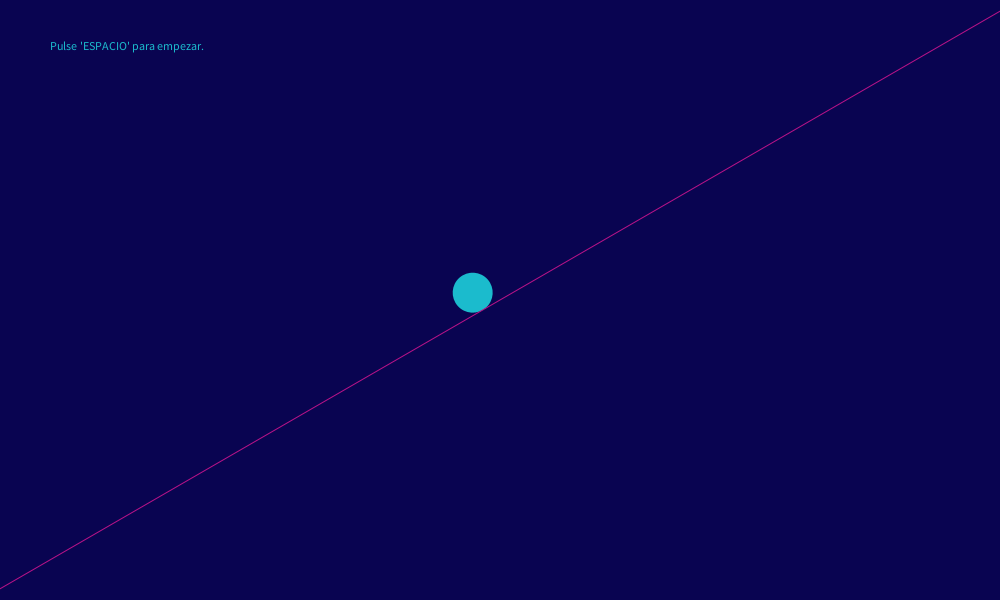
Frame 1 (no input)
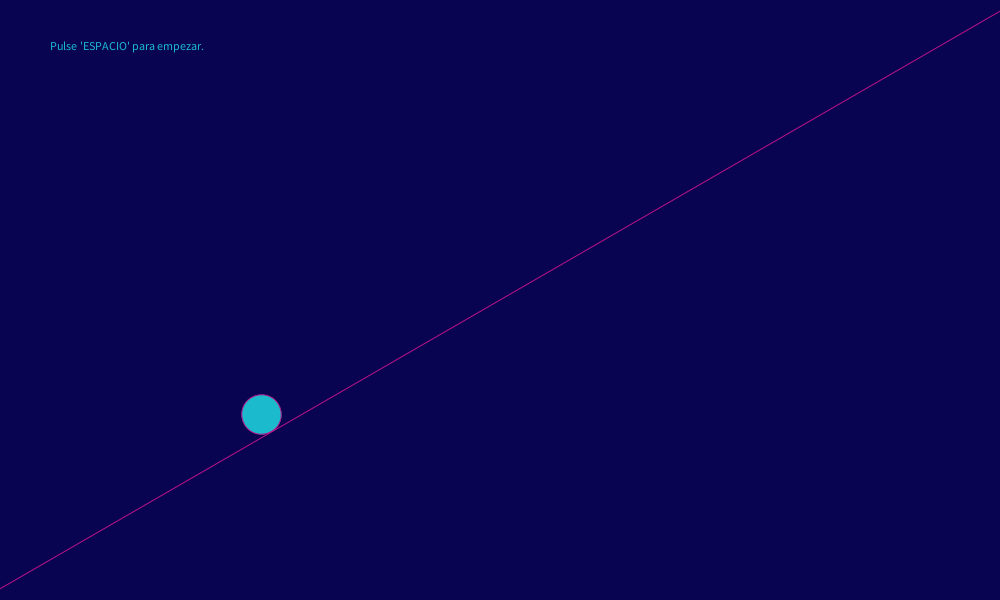
Frame 60 (the mouse pressed at the canvas centre just before this capture)
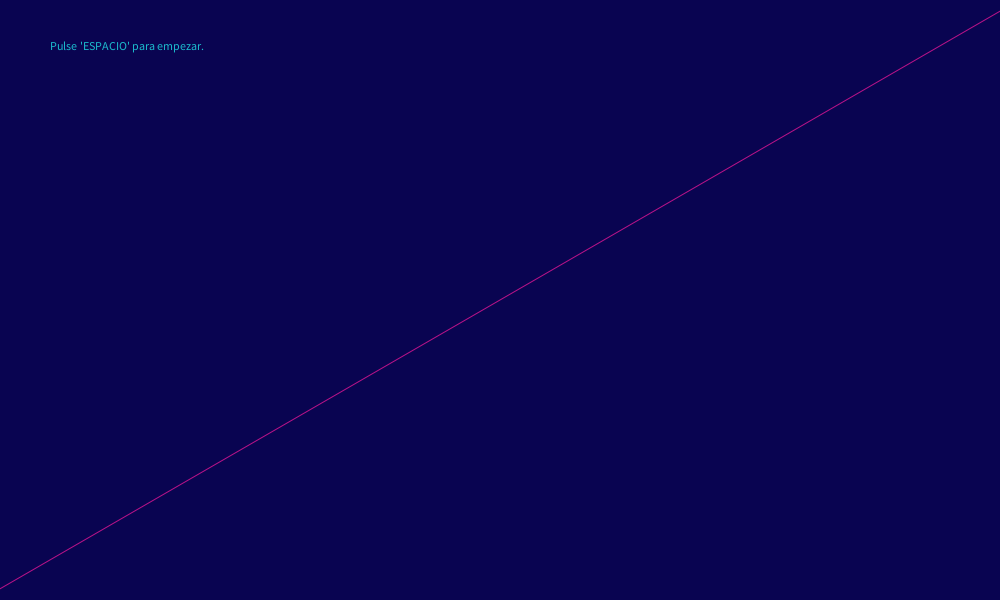
Frame 120 (the mouse held since frame 60 and released just before this capture)

The Processing sketch that drew these frames (run headless with seeded random() and noise(); from frame 60 on, the mouse is pressed at the canvas centre):

// Processing sketch: processing_150717
// ── processing_150717.pde

//Plano inclinado - Alina Honhala

//Fuerzas
PVector ftang = new PVector(0,0);
PVector froz = new PVector(0,0);
PVector ftotal = new PVector(0,0);

//EULER
PVector v_eu = new PVector(0,0);
PVector p_eu= new PVector(0,0);
//HEUN
PVector v_heun = new PVector(0,0);
PVector v_heun2 = new PVector(0,0);
PVector p_heun= new PVector(0,0);
//RK2
PVector v_rk = new PVector(0,0);
PVector v_rkm = new PVector(0,0);
PVector p_rk = new PVector(0,0);

//Gravedad, masa de las bolas, diferencial de tiempo
//Cte rozamiento, angulo del plano, aceleraciÃ�Â³n
float dt=0.2;
float m=1.0;
float deg=radians(30);
float K=0.1;
float g=-9.8;
PVector acel = new PVector(0,0);

PVector vinit= new PVector(0,0);

void setup()
{
    size(1000,600);
    noStroke();
    smooth();
}

void calcFuerzas()
{
    //F = m*g*sin(angulo) -> Fuerza tangencial
    float modulo_ftang=m*g*sin(deg);
    ftang.x=modulo_ftang * cos(deg);
    ftang.y=modulo_ftang * sin(deg);

    //F = Ã¢ï¿½ï¿½k*v -> Fuerza de rozamiento
    froz.x= (-K) * vinit.x;
    froz.y= (-K) * vinit.y;
  
    //F.total
    ftotal.x = ftang.x + froz.x;
    ftotal.y = ftang.y + froz.y;
  
    //F = m * a | Calculamos la aceleraciÃ�Â³n
    acel.x = ftotal.x / m;
    acel.y = ftotal.y / m;
}

void draw()
{   
    
    background(9,4,81);
    fill(27,187,205);
    text("Pulse 'ESPACIO' para empezar.", 50, 50);
    calcFuerzas();

        ////// Euler ///////

        p_eu.x = p_eu.x + v_eu.x * dt;
        p_eu.y = p_eu.y + v_eu.y * dt;

        v_eu.x = v_eu.x + acel.x * dt;
        v_eu.y = v_eu.y + acel.y * dt;

        vinit.x=v_eu.x;
        vinit.y=v_eu.y;
  
  //Dibujamos la bola
    pushMatrix();
      translate(width/2,height/2);
      fill(27,187,205);
      translate(p_eu.x,-p_eu.y);
      rotate(-deg);
      ellipse(-20,-20,40,40);
    popMatrix();

    //Pintamos el plano
    pushMatrix();
      stroke(186,18,136);
      strokeWeight(1);
      translate(width/2, height/2);
      rotate(-deg);
      line(-1000,0,1000,0);
    popMatrix();

}

void keyPressed(){
  if(key==' '){
    ftang = new PVector(0,0);
    froz = new PVector(0,0);
    ftotal = new PVector(0,0);
    
    v_eu = new PVector(0,0);
    p_eu= new PVector(0,0);
    
    acel = new PVector(0,0);
    vinit= new PVector(0,0);
    
    setup();
  }
}
